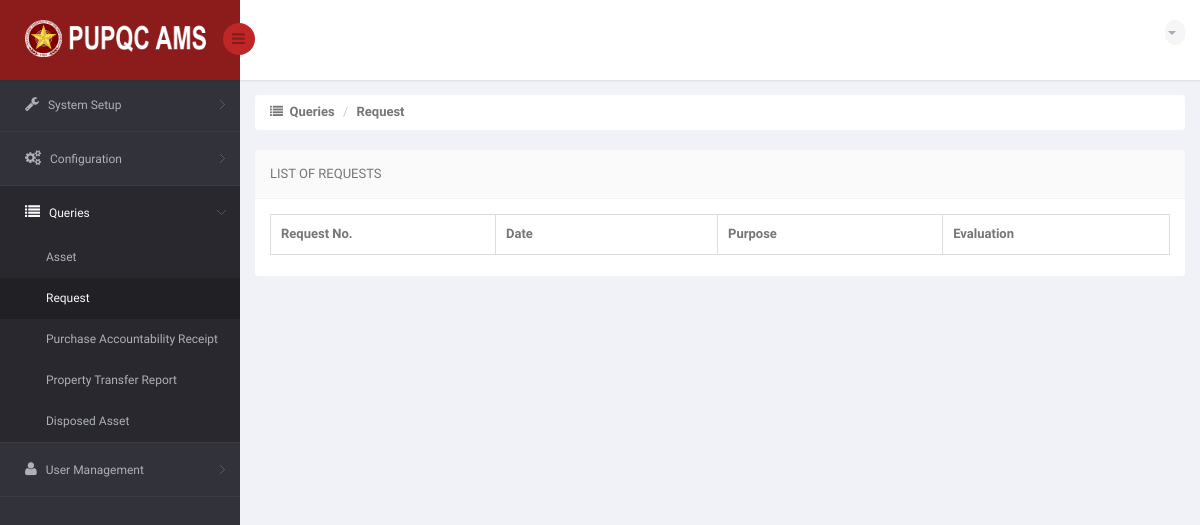
The page /DIR/Administrator/ADRequest.php (signed in) on the database as committed earlier.
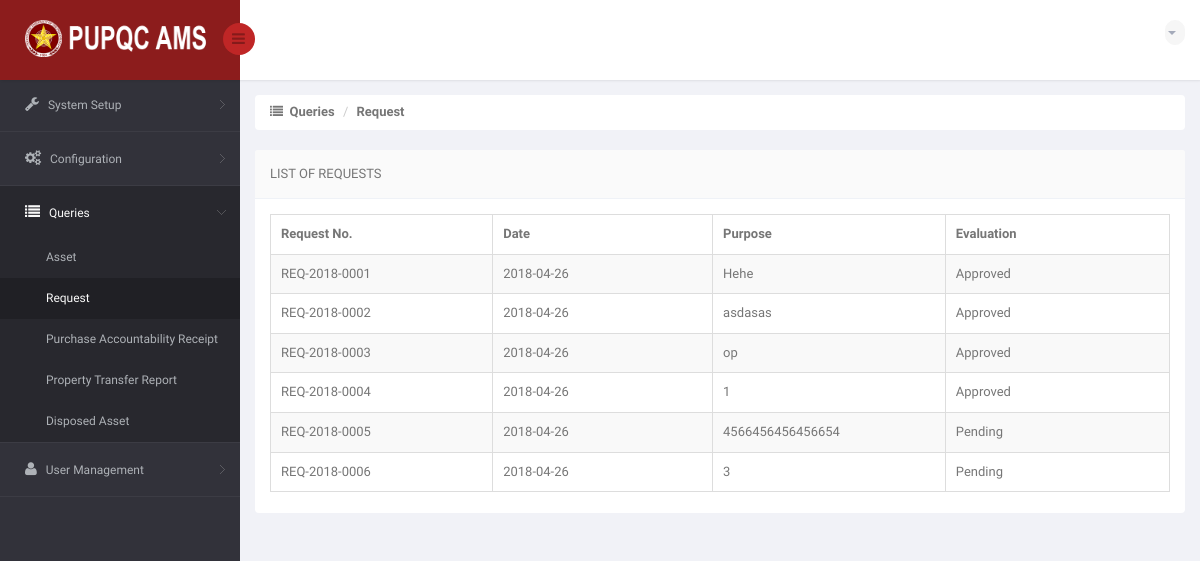
The same page on the database as committed later.
### tables this page shows
CREATE TABLE `ams_t_user_request_summary` (
  `URS_ID` int(11) NOT NULL,
  `URS_NO` varchar(15) NOT NULL,
  `URS_REQUEST_DATE` date NOT NULL,
  `URS_PURPOSE` varchar(350) NOT NULL,
  `URS_STATUS_TO_PO` varchar(25) NOT NULL DEFAULT 'Pending',
  `URS_APPROVED_DATE` date DEFAULT NULL,
  `URS_REJECT_DATE` date DEFAULT NULL,
  `URS_REMARKS` varchar(350) DEFAULT NULL,
  `URS_URGENT_DATE` date NOT NULL,
  `URS_URGENT_TYPE` varchar(25) NOT NULL,
  `URS_VIEW_BY_USER` int(11) NOT NULL DEFAULT '0',
  `URS_VIEW_BY_PO` int(11) NOT NULL DEFAULT '0',
  `URS_VIEW_BY_USER_MAIN` int(11) NOT NULL DEFAULT '0',
  `URS_VIEW_CLICKED` int(11) NOT NULL DEFAULT '0'
);

### DIR/Administrator/ADRequest.php (the view, shortened to what the changed rows need)
<!DOCTYPE html>
<html lang="en">
<head>
    <link href="../../bs3/css/bootstrap.min.css" rel="stylesheet">
    <link href="../../css/bootstrap-reset.css" rel="stylesheet">
    <link href="../../font-awesome/css/font-awesome.css" rel="stylesheet" />
    <link href="../../js/advanced-datatable/css/demo_page.css" rel="stylesheet" />
    <link href="../../js/advanced-datatable/css/demo_table.css" rel="stylesheet" />
    <link rel="stylesheet" href="../../js/data-tables/DT_bootstrap.css" />
    <link href="../../css/style.css" rel="stylesheet">
    <link href="../../css/style-responsive.css" rel="stylesheet" />
    <link href="../../js/iCheck/skins/minimal/minimal.css" rel="stylesheet">
    <link href="../../js/iCheck/skins/minimal/red.css" rel="stylesheet">
    <link href="../../js/iCheck/skins/minimal/green.css" rel="stylesheet">
    <link href="../../js/iCheck/skins/minimal/blue.css" rel="stylesheet">
    <link href="../../js/iCheck/skins/minimal/yellow.css" rel="stylesheet">
    <link href="../../js/iCheck/skins/minimal/purple.css" rel="stylesheet">
    <link href="../../js/iCheck/skins/square/square.css" rel="stylesheet">
    <link href="../../js/iCheck/skins/square/red.css" rel="stylesheet">
    <link href="../../js/iCheck/skins/square/green.css" rel="stylesheet">
    <link href="../../js/iCheck/skins/square/blue.css" rel="stylesheet">
    <link href="../../js/iCheck/skins/square/yellow.css" rel="stylesheet">
    <link href="../../js/iCheck/skins/square/purple.css" rel="stylesheet">
    <link href="../../js/iCheck/skins/flat/grey.css" rel="stylesheet">
    <link href="../../js/iCheck/skins/flat/red.css" rel="stylesheet">
    <link href="../../js/iCheck/skins/flat/green.css" rel="stylesheet">
    <link href="../../js/iCheck/skins/flat/blue.css" rel="stylesheet">
    <link href="../../js/iCheck/skins/flat/yellow.css" rel="stylesheet">
    <link href="../../js/iCheck/skins/flat/purple.css" rel="stylesheet">
    <link rel="stylesheet" type="text/css" href="../../js/select2/select2.css" />
    <link rel="stylesheet" type="text/css" href="../../js/bootstrap-daterangepicker/daterangepicker-bs3.css" />
    <link rel="stylesheet" type="text/css" href="../../js/bootstrap-datetimepicker/css/datetimepicker.css" />
    <link rel="stylesheet" type="text/css" href="../../js/bootstrap-datepicker/css/datepicker.css" />
    <link href="../../js/plugins/sweetalert/sweetalert.css" type="text/css" rel="stylesheet" media="screen,projection">
</head>
<body>
<section id="container" >
                <?php
                    include('../Connection/db.php');
                  ?>
    <section id="main-content">
        <section class="wrapper">
            <div class="row">
                <div class="col-sm-12">
                    <section class="panel">
                        <div class="panel-body">
                            <div class="adv-table">
                                <table  class="display table table-bordered table-striped tblCampusData" id="dynamic-table">
                                    <thead>
                                        <tr>
                                            <th style="width: 250px">Request No.</th>
                                            <th style="width: 250px">Date</th>
                                            <th style="width: 250px">Purpose</th>
                                            <th style="width: 250px">Evaluation</th>
                                        </tr>
                                    </thead>
                                    <tbody>
                                    <?php
                                        $sql = "SELECT * FROM ams_t_user_request_summary";
                                        $result = mysqli_query($connection, $sql) or die("Bad Query: $sql");
                                        while($row = mysqli_fetch_assoc($result))
                                            {
                                              $no = $row['URS_NO'];
                                              $date = $row['URS_REQUEST_DATE'];
                                              $purp = $row['URS_PURPOSE'];
                                              $stat = $row['URS_STATUS_TO_PO'];
                                    ?>
                                        <tr class="gradeX"">
                                            <td> <?php echo $no; ?> </td>
                                            <td> <?php echo $date; ?> </td>
                                            <td> <?php echo $purp; ?> </td>
                                            <td> <?php echo $stat; ?> </td>
                                        </tr>
                                    <?php
                                        }
                                    ?>
                                    </tbody>
                                </table>
                            </div>
                        </div>
                    </section>
                </div>
            </div>
        </section>
    </section>
</section>
</body>
</html>

Rows that differ between the two databases and show on the page:
added ams_t_user_request_summary: URS_NO "REQ-2018-0001", URS_REQUEST_DATE "2018-04-26", URS_PURPOSE "Hehe", URS_STATUS_TO_PO "Approved"
added ams_t_user_request_summary: URS_NO "REQ-2018-0002", URS_REQUEST_DATE "2018-04-26", URS_PURPOSE "asdasas", URS_STATUS_TO_PO "Approved"
added ams_t_user_request_summary: URS_NO "REQ-2018-0003", URS_REQUEST_DATE "2018-04-26", URS_PURPOSE "op", URS_STATUS_TO_PO "Approved"
added ams_t_user_request_summary: URS_NO "REQ-2018-0004", URS_REQUEST_DATE "2018-04-26", URS_PURPOSE "1", URS_STATUS_TO_PO "Approved"
added ams_t_user_request_summary: URS_NO "REQ-2018-0005", URS_REQUEST_DATE "2018-04-26", URS_PURPOSE "4566456456456654", URS_STATUS_TO_PO "Pending"
added ams_t_user_request_summary: URS_NO "REQ-2018-0006", URS_REQUEST_DATE "2018-04-26", URS_PURPOSE "3", URS_STATUS_TO_PO "Pending"
